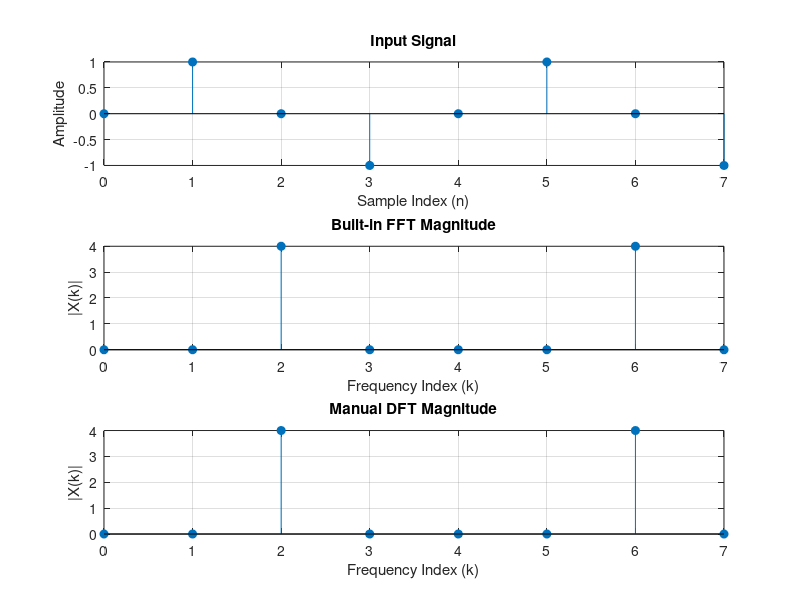

The MATLAB script that drew this image:
clc;
clear;
close all;

% Number of Samples
N = 8;

% Sample Index
n = 0:N-1;

% Input Signal
x = sin(2*pi*2*n/N);

% Built-in FFT
X_fft = fft(x);

% Manual DFT
X_manual = zeros(1,N);

for k = 0:N-1
    for m = 0:N-1
        X_manual(k+1) = X_manual(k+1) + ...
            x(m+1)*exp(-1j*2*pi*k*m/N);
    end
end

% Display Results
disp('Built-in FFT')
disp(X_fft)

disp('Manual DFT')
disp(X_manual)

% Plotting
figure;

subplot(3,1,1)
stem(n,x,'filled')
grid on
title('Input Signal')
xlabel('Sample Index (n)')
ylabel('Amplitude')

subplot(3,1,2)
stem(0:N-1,abs(X_fft),'filled')
grid on
title('Built-in FFT Magnitude')
xlabel('Frequency Index (k)')
ylabel('|X(k)|')

subplot(3,1,3)
stem(0:N-1,abs(X_manual),'filled')
grid on
title('Manual DFT Magnitude')
xlabel('Frequency Index (k)')
ylabel('|X(k)|')
